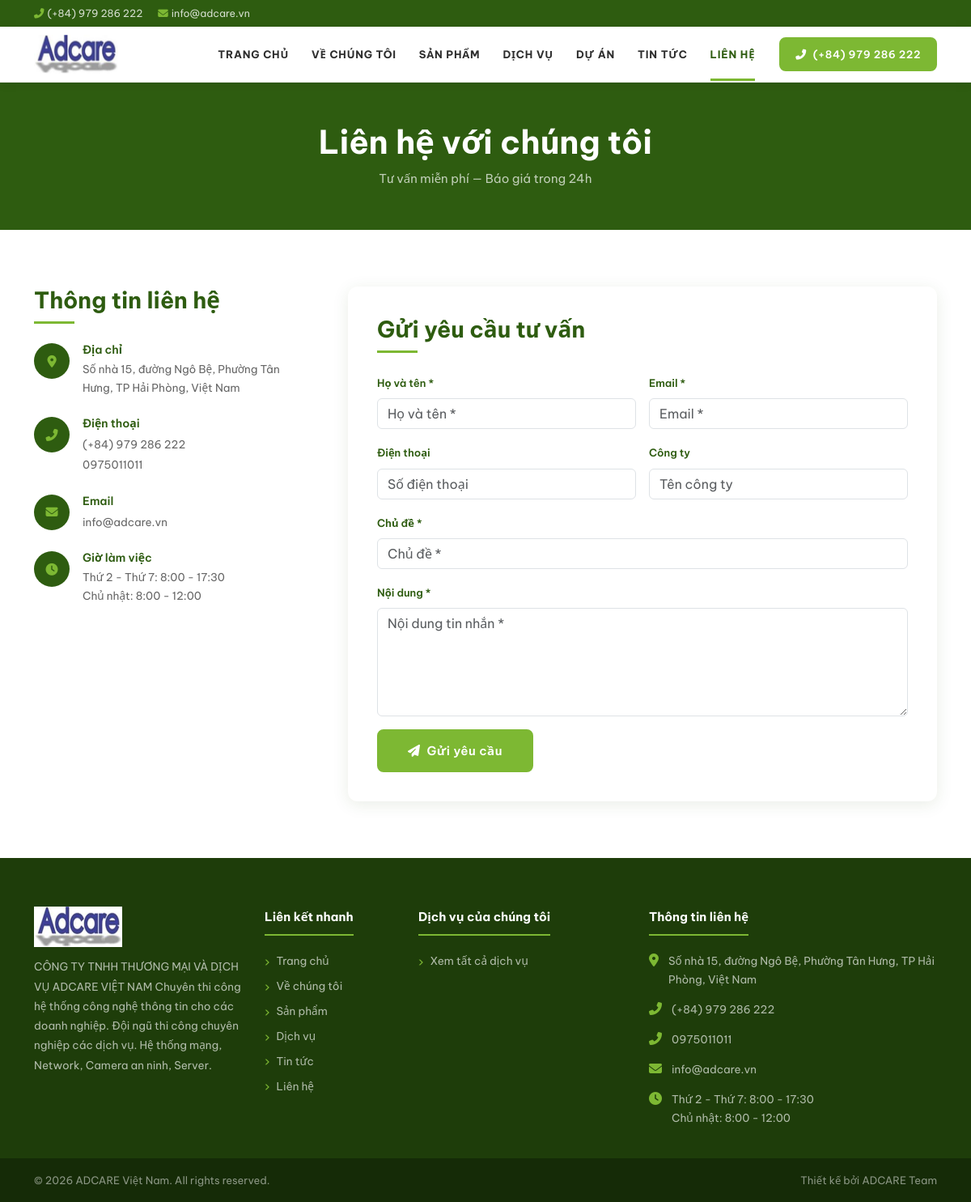
/lien-he/, run on the app's committed database.
### apps/core/models.py (models this page shows, shortened)
class SiteConfig(models.Model):
    company_name = models.CharField('Tên công ty', max_length=200, default='ADCARE Việt Nam')
    company_name_en = models.CharField('Tên tiếng Anh', max_length=200, blank=True)
    slogan = models.CharField('Slogan', max_length=300, blank=True)
    logo = ResizedImageField('Logo', size=[300, 100], upload_to='site/', blank=True)
    favicon = models.ImageField('Favicon', upload_to='site/', blank=True)
    address = models.TextField('Địa chỉ', blank=True)
    phone = models.CharField('Điện thoại', max_length=20, blank=True)
    phone_2 = models.CharField('Điện thoại 2', max_length=20, blank=True)
    email = models.EmailField('Email', blank=True)
    email_2 = models.EmailField('Email 2', blank=True)
    facebook_url = models.URLField('Facebook', blank=True)
    youtube_url = models.URLField('YouTube', blank=True)
    zalo_url = models.URLField('Zalo', blank=True)
    linkedin_url = models.URLField('LinkedIn', blank=True)
    google_maps_embed = models.TextField('Google Maps (iframe)', blank=True)
    working_hours = models.TextField(
        'Giờ làm việc', blank=True,
        default='Thứ 2 - Thứ 7: 8:00 - 17:30\nChủ nhật: 8:00 - 12:00',
        help_text='Mỗi dòng một khung giờ. VD: Thứ 2 - Thứ 7: 8:00 - 17:30'
    )
    footer_description = models.TextField(
        'Mô tả footer', blank=True,
        help_text='Đoạn giới thiệu ngắn hiển thị ở footer. Để trống sẽ dùng slogan.'
    )
    meta_description = models.TextField('Meta Description', blank=True)
    meta_keywords = models.TextField('Meta Keywords', blank=True)
    updated_at = models.DateTimeField(auto_now=True)
    class Meta:
        verbose_name = 'Cấu hình Website'
        verbose_name_plural = 'Cấu hình Website'
    @classmethod
    def get(cls):
        obj, _ = cls.objects.get_or_create(pk=1)
        return obj

### apps/contact/views.py (the view, shortened to what this page needs)
# urls.py: path('', views.ContactView.as_view(), name='contact'),
class ContactView(FormView):
    template_name = 'contact/contact.html'
    form_class = ContactForm
    success_url = reverse_lazy('contact_success')
    def get_context_data(self, **kwargs):
        ctx = super().get_context_data(**kwargs)
        ctx['page_title'] = 'Liên hệ'
        return ctx

### templates/contact/contact.html (shortened to what this page needs)
{% extends 'base.html' %}
{% load static %}
{% block content %}
<div class="page-header text-center">
  <div class="container">
    <h1>Liên hệ với chúng tôi</h1>
    <p>Tư vấn miễn phí — Báo giá trong 24h</p>
  </div>
</div>
<section class="section-pad">
  <div class="container">
    <div class="row g-5">
      <div class="col-lg-4">
        <h2 class="section-title mb-4">Thông tin liên hệ</h2>
        {% if site_config.address %}
        <div class="d-flex gap-3 mb-4">
          <div style="width:44px;height:44px;background:var(--navy);border-radius:50%;display:flex;align-items:center;justify-content:center;flex-shrink:0;">
            <i class="fas fa-map-marker-alt" style="color:var(--accent);"></i>
          </div>
          <div>
            <h4 style="font-size:14px;font-weight:600;color:var(--navy);margin-bottom:4px;">Địa chỉ</h4>
            <p style="color:var(--text-muted);font-size:13.5px;margin:0;">{{ site_config.address }}</p>
          </div>
        </div>
        {% endif %}
        {% if site_config.phone %}
        <div class="d-flex gap-3 mb-4">
          <div style="width:44px;height:44px;background:var(--navy);border-radius:50%;display:flex;align-items:center;justify-content:center;flex-shrink:0;">
            <i class="fas fa-phone-alt" style="color:var(--accent);"></i>
          </div>
          <div>
            <h4 style="font-size:14px;font-weight:600;color:var(--navy);margin-bottom:4px;">Điện thoại</h4>
            <a href="tel:{{ site_config.phone }}" style="color:var(--text-muted);font-size:13.5px;">{{ site_config.phone }}</a>
            {% if site_config.phone_2 %}
            <br><a href="tel:{{ site_config.phone_2 }}" style="color:var(--text-muted);font-size:13.5px;">{{ site_config.phone_2 }}</a>
            {% endif %}
          </div>
        </div>
        {% endif %}
        {% if site_config.email %}
        <div class="d-flex gap-3 mb-4">
          <div style="width:44px;height:44px;background:var(--navy);border-radius:50%;display:flex;align-items:center;justify-content:center;flex-shrink:0;">
            <i class="fas fa-envelope" style="color:var(--accent);"></i>
          </div>
          <div>
            <h4 style="font-size:14px;font-weight:600;color:var(--navy);margin-bottom:4px;">Email</h4>
            <a href="mailto:{{ site_config.email }}" style="color:var(--text-muted);font-size:13.5px;">{{ site_config.email }}</a>
          </div>
        </div>
        {% endif %}
        <div class="d-flex gap-3 mb-4">
          <div style="width:44px;height:44px;background:var(--navy);border-radius:50%;display:flex;align-items:center;justify-content:center;flex-shrink:0;">
            <i class="fas fa-clock" style="color:var(--accent);"></i>
          </div>
          <div>
            <h4 style="font-size:14px;font-weight:600;color:var(--navy);margin-bottom:4px;">Giờ làm việc</h4>
            <p style="color:var(--text-muted);font-size:13.5px;margin:0;">Thứ 2 - Thứ 7: 8:00 - 17:30<br>Chủ nhật: 8:00 - 12:00</p>
          </div>
        </div>
      </div>
      <div class="col-lg-8">
        <div class="contact-form-card">
          <h2 class="section-title mb-4">Gửi yêu cầu tư vấn</h2>
          <form method="post" novalidate>
            <div class="row g-3">
              <div class="col-md-6">
                <label class="form-label" style="font-size:13px;font-weight:600;color:var(--navy);">Họ và tên *</label>
                {{ form.full_name }}
              </div>
              <div class="col-md-6">
                <label class="form-label" style="font-size:13px;font-weight:600;color:var(--navy);">Email *</label>
                {{ form.email }}
              </div>
              <div class="col-md-6">
                <label class="form-label" style="font-size:13px;font-weight:600;color:var(--navy);">Điện thoại</label>
                {{ form.phone }}
              </div>
              <div class="col-md-6">
                <label class="form-label" style="font-size:13px;font-weight:600;color:var(--navy);">Công ty</label>
                {{ form.company }}
              </div>
              <div class="col-12">
                <label class="form-label" style="font-size:13px;font-weight:600;color:var(--navy);">Chủ đề *</label>
                {{ form.subject }}
              </div>
              <div class="col-12">
                <label class="form-label" style="font-size:13px;font-weight:600;color:var(--navy);">Nội dung *</label>
                {{ form.message }}
              </div>
              <div class="col-12">
                <button type="submit" class="btn-primary-custom" style="padding:12px 36px;font-size:15px;">
                  <i class="fas fa-paper-plane me-2"></i>Gửi yêu cầu
                </button>
              </div>
            </div>
          </form>
        </div>
      </div>
    </div>
  </div>
</section>
{% endblock %}

### templates/components/navbar.html (shortened to what this page needs)
{% load static %}
<div class="top-bar d-none d-md-block">
  <div class="container">
    <div class="d-flex justify-content-between align-items-center">
      <div>
        {% if site_config.phone %}
        <span class="me-3"><i class="fas fa-phone-alt"></i>{{ site_config.phone }}</span>
        {% endif %}
        {% if site_config.email %}
        <span><i class="fas fa-envelope"></i>{{ site_config.email }}</span>
        {% endif %}
      </div>
    </div>
  </div>
</div>
{% with path=request.path %}
<nav class="navbar navbar-expand-lg main-navbar">
  <div class="container">
    <a class="navbar-brand d-flex align-items-center gap-2" href="{% url 'home' %}">
      {% if site_config.logo %}
      <img src="{{ site_config.logo.url }}" alt="{{ site_config.company_name }}">
      {% else %}
      <div>
        <span class="brand-text">{{ site_config.company_name|default:"ADCARE" }}</span>
        <span class="brand-sub">{{ site_config.slogan|default:"Camera & Hệ thống an ninh" }}</span>
      </div>
      {% endif %}
    </a>
    <div class="collapse navbar-collapse" id="mainNav">
      <ul class="navbar-nav ms-auto">
        <li class="nav-item{% if path == '/' %} active{% endif %}">
          <a class="nav-link" href="{% url 'home' %}">Trang chủ</a>
        </li>
        <li class="nav-item{% if '/ve-chung-toi/' in path %} active{% endif %}">
          <a class="nav-link" href="{% url 'about' %}">Về chúng tôi</a>
        </li>
        <li class="nav-item dropdown{% if '/san-pham/' in path %} active{% endif %}">
          <a class="nav-link dropdown-toggle" href="{% url 'product_list' %}"
             data-bs-toggle="dropdown">Sản phẩm</a>
        </li>
        <li class="nav-item dropdown{% if '/dich-vu/' in path %} active{% endif %}">
          <a class="nav-link dropdown-toggle" href="{% url 'service_list' %}"
             data-bs-toggle="dropdown">Dịch vụ</a>
        </li>
        <li class="nav-item{% if '/du-an/' in path %} active{% endif %}">
          <a class="nav-link" href="{% url 'project_list' %}">Dự án</a>
        </li>
        <li class="nav-item{% if '/tin-tuc/' in path %} active{% endif %}">
          <a class="nav-link" href="{% url 'news_list' %}">Tin tức</a>
        </li>
        <li class="nav-item{% if '/lien-he/' in path %} active{% endif %}">
          <a class="nav-link" href="{% url 'contact' %}">Liên hệ</a>
        </li>
      </ul>
      {% if site_config.phone %}
      <a href="tel:{{ site_config.phone }}" class="btn-primary-custom ms-3 d-none d-lg-inline-flex align-items-center gap-2">
        <i class="fas fa-phone-alt"></i> {{ site_config.phone }}
      </a>
      {% endif %}
    </div>
  </div>
</nav>
{% endwith %}

### templates/components/footer.html (shortened to what this page needs)
{% load static %}
<footer class="main-footer">
  <div class="container">
    <div class="row g-4">
      <div class="col-lg-3 col-md-6">
        <div class="footer-brand">
          {% if site_config.logo %}
          <img src="{{ site_config.logo.url }}" alt="{{ site_config.company_name }}" style="height:50px;margin-bottom:12px;">
          {% else %}
          <span class="brand-name">{{ site_config.company_name|default:"ADCARE" }}</span>
          <span class="brand-sub">Việt Nam</span>
          {% endif %}
          <p>{{ site_config.footer_description|default:site_config.slogan|default:"Giải pháp camera & hệ thống an ninh toàn diện, chuyên nghiệp cho doanh nghiệp và gia đình." }}</p>
        </div>
      </div>
      <div class="col-lg-2 col-md-6">
        <h6 class="footer-title">Liên kết nhanh</h6>
        <ul class="footer-links">
          <li><a href="{% url 'home' %}">Trang chủ</a></li>
          <li><a href="{% url 'about' %}">Về chúng tôi</a></li>
          <li><a href="{% url 'product_list' %}">Sản phẩm</a></li>
          <li><a href="{% url 'service_list' %}">Dịch vụ</a></li>
          <li><a href="{% url 'news_list' %}">Tin tức</a></li>
          <li><a href="{% url 'contact' %}">Liên hệ</a></li>
        </ul>
      </div>
      <div class="col-lg-3 col-md-6">
        <h6 class="footer-title">Dịch vụ của chúng tôi</h6>
        <ul class="footer-links">
          {% if footer_services %}
            {% for svc in footer_services %}
            <li><a href="{{ svc.get_absolute_url }}">{{ svc.name }}</a></li>
            {% endfor %}
          {% else %}
            <li><a href="{% url 'service_list' %}">Xem tất cả dịch vụ</a></li>
          {% endif %}
        </ul>
      </div>
      <div class="col-lg-4 col-md-6">
        <h6 class="footer-title">Thông tin liên hệ</h6>
        {% if site_config.address %}
        <div class="footer-contact-item">
          <i class="fas fa-map-marker-alt"></i>
          <span>{{ site_config.address }}</span>
        </div>
        {% endif %}
        {% if site_config.phone %}
        <div class="footer-contact-item">
          <i class="fas fa-phone-alt"></i>
          <a href="tel:{{ site_config.phone }}">{{ site_config.phone }}</a>
        </div>
        {% endif %}
        {% if site_config.phone_2 %}
        <div class="footer-contact-item">
          <i class="fas fa-phone-alt"></i>
          <a href="tel:{{ site_config.phone_2 }}">{{ site_config.phone_2 }}</a>
        </div>
        {% endif %}
        {% if site_config.email %}
        <div class="footer-contact-item">
          <i class="fas fa-envelope"></i>
          <a href="mailto:{{ site_config.email }}">{{ site_config.email }}</a>
        </div>
        {% endif %}
        {% if site_config.working_hours %}
        <div class="footer-contact-item mt-2">
          <i class="fas fa-clock"></i>
          <span>{{ site_config.working_hours|linebreaksbr }}</span>
        </div>
        {% endif %}
      </div>
    </div>
  </div>
  <div class="footer-bottom mt-4">
    <div class="container">
      <div class="d-flex flex-column flex-md-row justify-content-between align-items-center gap-2">
        <span>© {% now "Y" %} {{ site_config.company_name|default:"ADCARE Việt Nam" }}. All rights reserved.</span>
        <span>Thiết kế bởi <a href="#">ADCARE Team</a></span>
      </div>
    </div>
  </div>
</footer>

### data on the page
SiteConfig: phone "(+84) 979 286 222", email "info@adcare.vn", logo (picture), address "Số nhà 15, đường Ngô Bệ, Phường Tân Hưng, TP Hải Phòng, Việt Nam", phone_2 "0975011011", footer_description "CÔNG TY TNHH THƯƠNG MẠI VÀ DỊCH VỤ ADCARE VIỆT NAM Chuyên thi công hệ thống công nghệ thông tin cho các doanh nghiệp. Đội ngũ thi công chuyên nghiệp các dịch vụ. Hệ thống mạng, Network, Camera an ninh, Server.", working_hours "Thứ 2 - Thứ 7: 8:00 - 17:30 Chủ nhật: 8:00 - 12:00", company_name "ADCARE Việt Nam"
